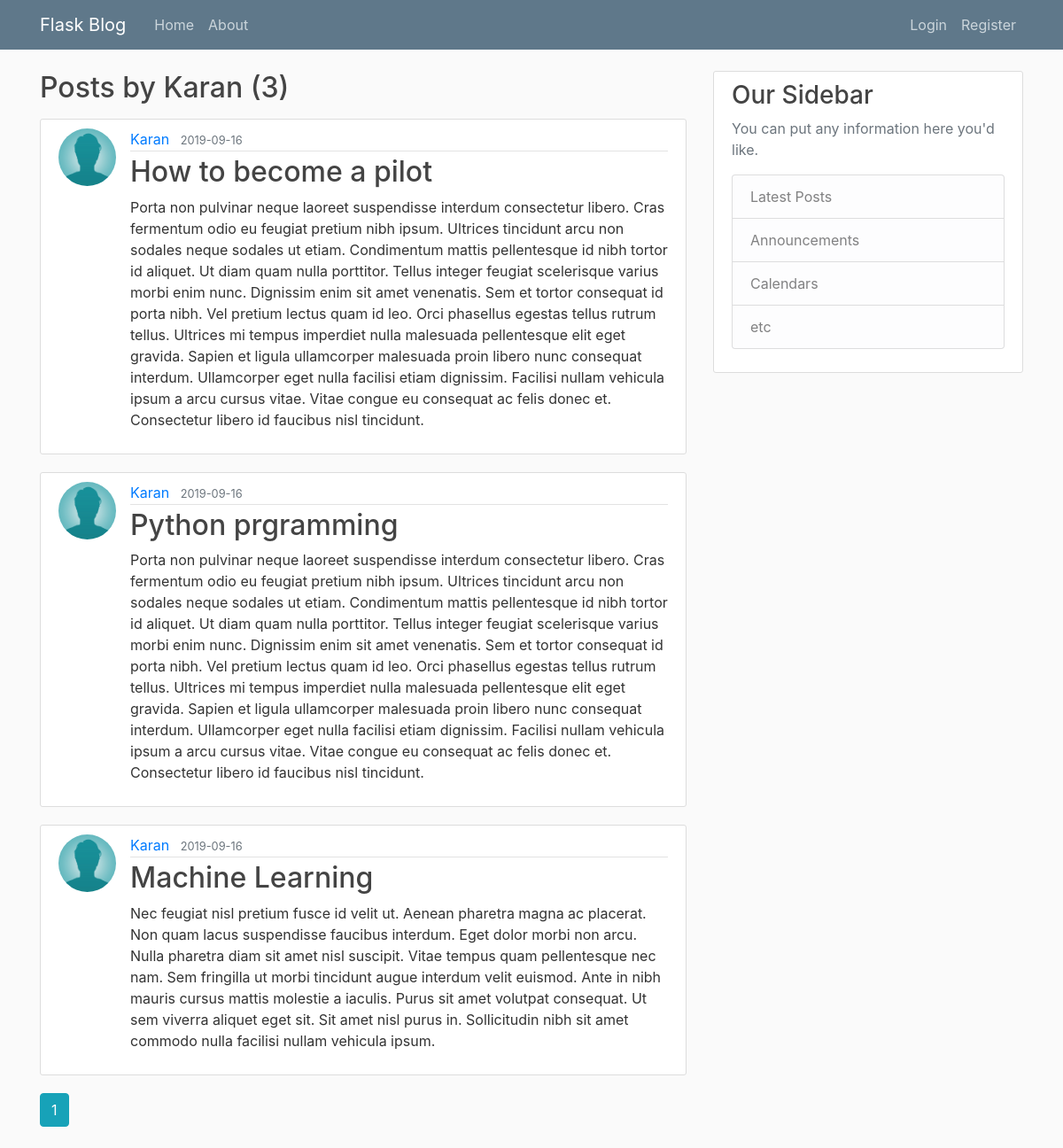
Page /user/Karan on the earlier database version.
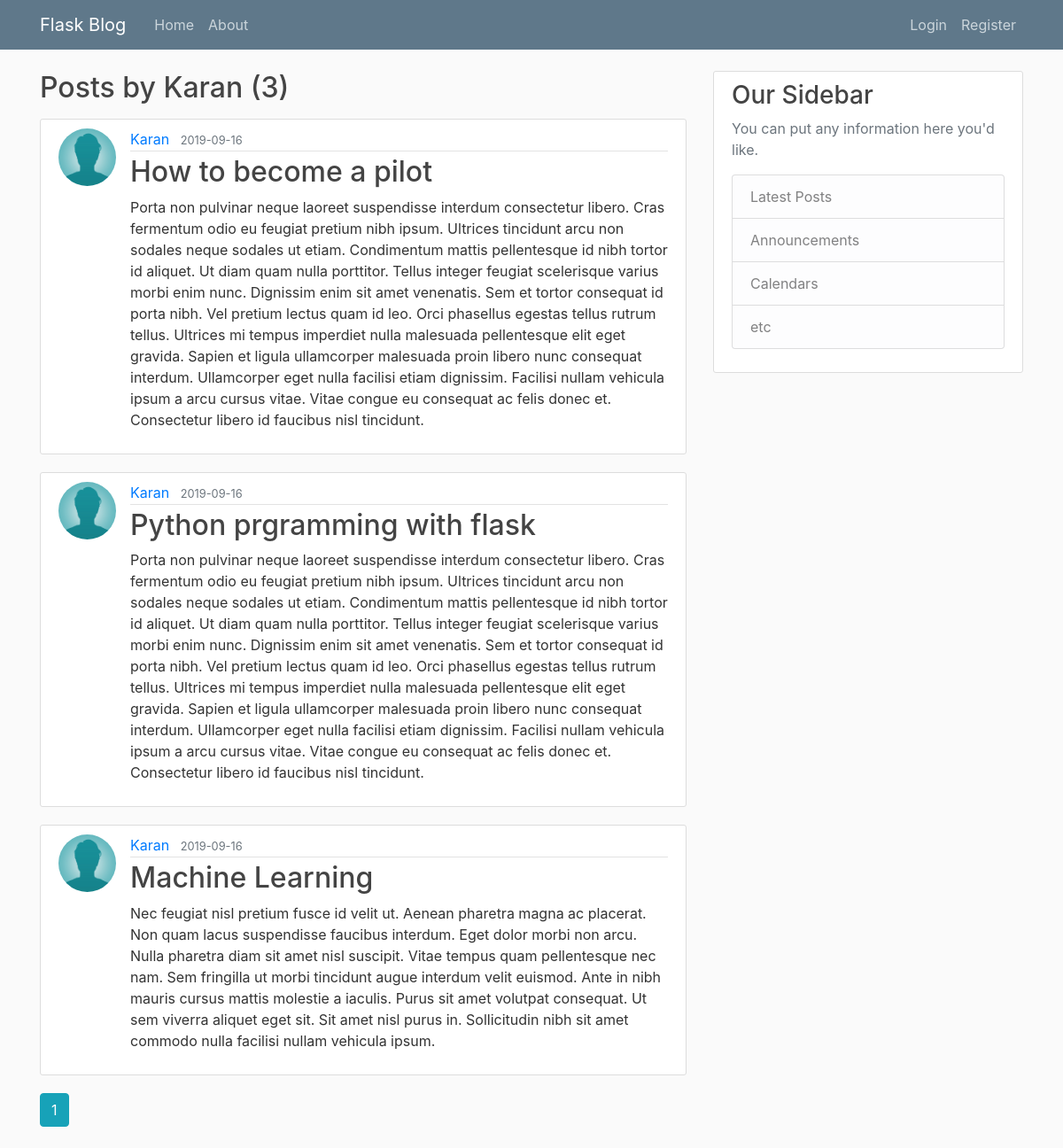
Same page on the later database version.
### flaskblog/models.py (models this page shows, shortened)
class Post(db.Model):
    id = db.Column(db.Integer, primary_key=True)
    title = db.Column(db.String(100), nullable=False)
    date_posted = db.Column(db.DateTime, nullable=False, default=datetime.utcnow)
    content = db.Column(db.Text, nullable=False)
    user_id = db.Column(db.Integer, db.ForeignKey('user.id'), nullable=False)

class User(db.Model, UserMixin):
    id = db.Column(db.Integer, primary_key=True)
    username = db.Column(db.String(20), unique=True, nullable=False)
    email = db.Column(db.String(120), unique=True, nullable=False)
    image_file = db.Column(db.String(20), nullable=False, default='default.jpg')
    password = db.Column(db.String(60), nullable=False)
    posts = db.relationship('Post', backref='author', lazy=True)

### flaskblog/users/routes.py (the view)
@users.route('/user/<string:username>')
def user_posts(username):
    page = request.args.get('page', 1, type=int)
    user = User.query.filter_by(username=username).first_or_404()
    posts = Post.query.filter_by(author=user)\
                .order_by(Post.date_posted.desc())\
                .paginate(page=page, per_page=5)
    return render_template('user_posts.html', posts=posts, user=user)

### flaskblog/templates/user_posts.html (shortened to what this page needs)
{% extends "layout.html" %}
{% block content %}
    <h2 class="mb-3">Posts by {{ user.username }} ({{ posts.total }})</h2>
    {% for post in posts.items %}
        <article class="media content-section">
            <img class="rounded-circle article-img" src="{{ url_for('static', filename='profile_pics/' + post.author.image_file) }}">
          <div class="media-body">
            <div class="article-metadata">
              <a class="mr-2" href="{{ url_for('users.user_posts', username=post.author.username) }}">{{ post.author.username }}</a>
              <small class="text-muted">{{ post.date_posted.strftime('%Y-%m-%d') }}</small>
            </div>
            <h2><a class="article-title" href="{{ url_for('posts.post', post_id=post.id) }}">{{ post.title }}</a></h2>
            <p class="article-content">{{ post.content }}</p>
          </div>
        </article>
    {% endfor %}
    {% for page_num in posts.iter_pages(left_edge=1, right_edge=1, left_current=1, right_current=2) %}
        {% if page_num %}
            {% if posts.page == page_num %}
                <a href="{{ url_for('users.user_posts', username=user.username, page=page_num) }}" class="btn btn-info mb-4">{{ page_num }}</a>
            {% else %}
                <a href="{{ url_for('users.user_posts', username=user.username, page=page_num) }}" class="btn btn-outline-info mb-4">{{ page_num }}</a>
            {% endif %}
        {% endif %}
    {% endfor %}
{% endblock content %}

Differences in the rows shown:
changed Post: title "Python prgramming" → "Python prgramming with flask"
